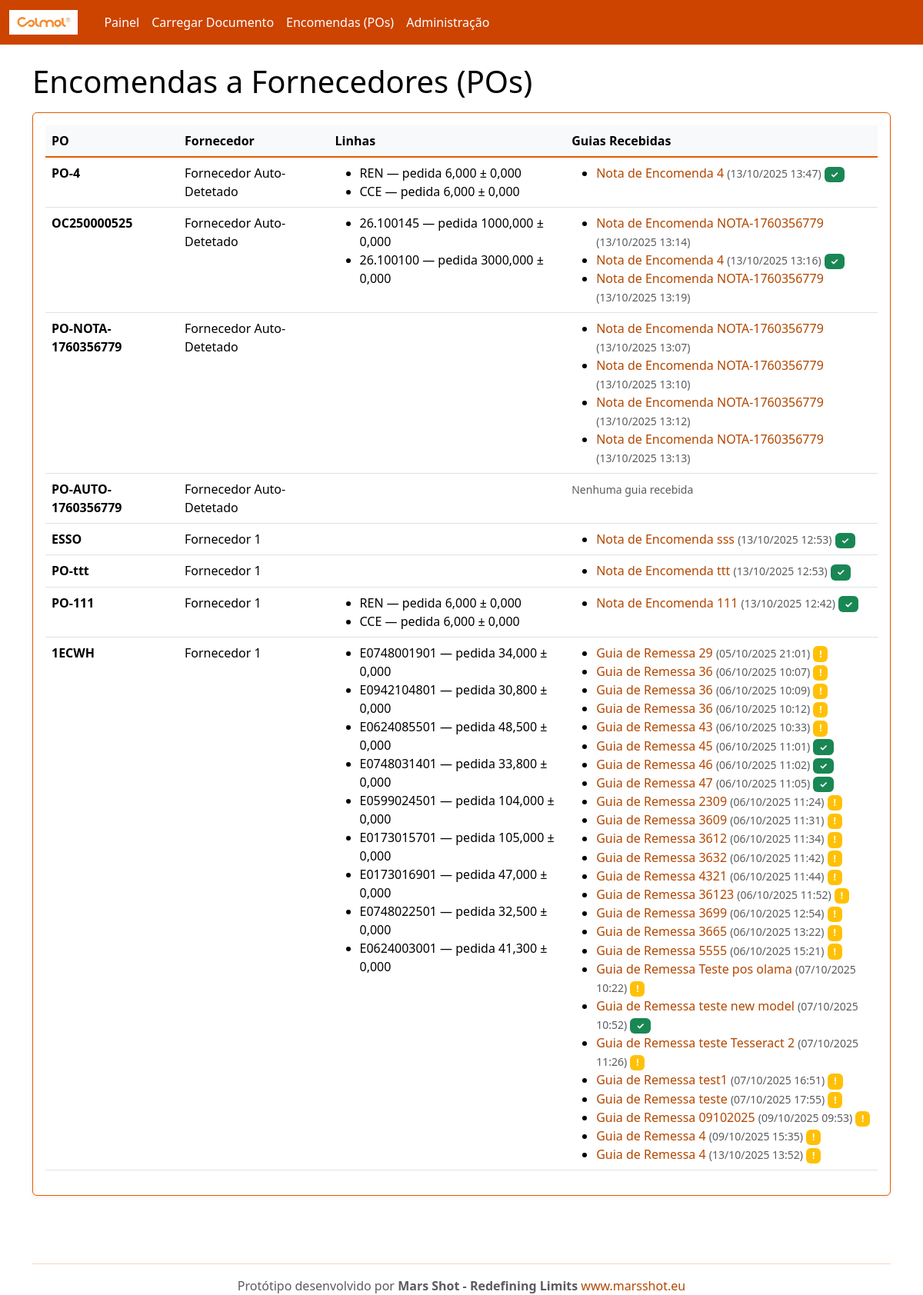
Before: /po/ with the older database file.
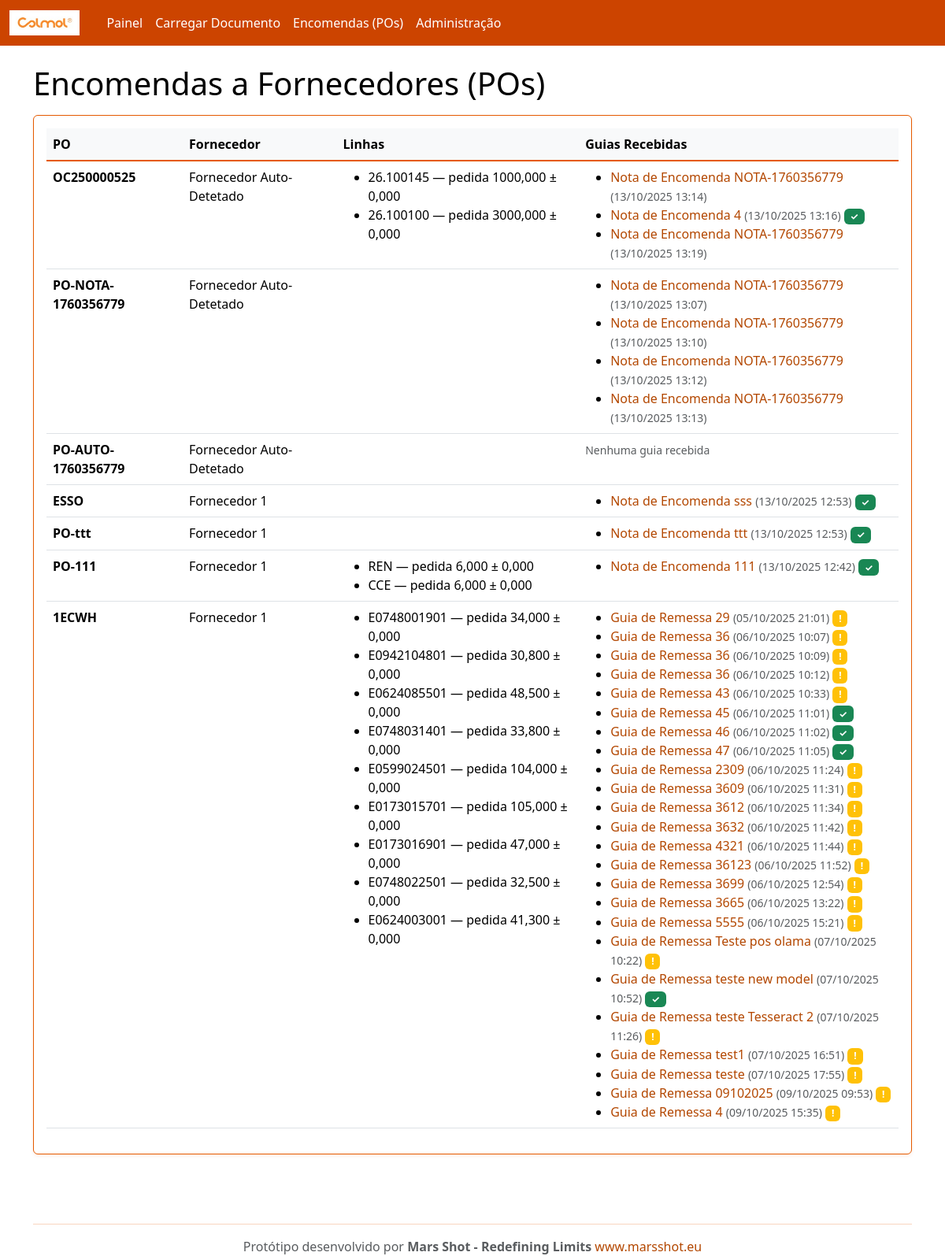
After: the same page with the newer database file.
### rececao/models.py (models this page shows, shortened)
class PurchaseOrder(models.Model):
    number = models.CharField(max_length=100, unique=True)
    supplier = models.ForeignKey(Supplier, on_delete=models.CASCADE, related_name='purchase_orders')
    created_at = models.DateTimeField(auto_now_add=True)

class Supplier(models.Model):
    name = models.CharField(max_length=200, unique=True)
    email = models.EmailField(blank=True, null=True)
    code = models.CharField(max_length=50, unique=True)

class POLine(models.Model):
    po = models.ForeignKey(PurchaseOrder, on_delete=models.CASCADE, related_name='lines')
    internal_sku = models.CharField(max_length=120)  # código interno Colmol
    description = models.CharField(max_length=255, blank=True)
    unit = models.CharField(max_length=20, default='UN')
    qty_ordered = models.DecimalField(max_digits=12, decimal_places=3)
    tolerance = models.DecimalField(max_digits=6, decimal_places=3, default=0)  # tolerância admitida
    class Meta:
        unique_together = ('po','internal_sku')

class InboundDocument(models.Model):
    DOC_TYPES = (
        ('GR','Guia de Remessa'),
        ('FT','Nota de Encomenda'),
    )
    supplier = models.ForeignKey(Supplier, on_delete=models.CASCADE, related_name='inbound_docs')
    doc_type = models.CharField(max_length=2, choices=DOC_TYPES, default='GR')
    number = models.CharField(max_length=120)
    file = models.FileField(upload_to='inbound/')
    received_at = models.DateTimeField(auto_now_add=True)
    parsed_payload = models.JSONField(default=dict, blank=True)  # resultado do OCR/extração
    po = models.ForeignKey(PurchaseOrder, on_delete=models.SET_NULL, null=True, blank=True, related_name='inbound_docs')

### rececao/views.py (the view)
# urls.py: path('po/', views.po_list, name='po_list'),
def po_list(request):
    pos = PurchaseOrder.objects.all().order_by('-id')
    return render(request, 'po_list.html', {'pos': pos})

### templates/po_list.html
{% extends "base.html" %}
{% block content %}
<h1>Encomendas a Fornecedores (POs)</h1>
<div class="card p-3 mt-3">
  <table class="table table-hover">
    <thead><tr><th>PO</th><th>Fornecedor</th><th>Linhas</th><th>Guias Recebidas</th></tr></thead>
    <tbody>
      {% for p in pos %}
      <tr>
        <td><strong>{{ p.number }}</strong></td>
        <td>{{ p.supplier.name }}</td>
        <td>
          <ul class="mb-0">
          {% for l in p.lines.all %}
            <li>{{ l.internal_sku }} — pedida {{ l.qty_ordered }} ± {{ l.tolerance }}</li>
          {% endfor %}
          </ul>
        </td>
        <td>
          {% with guias=p.inbound_docs.all %}
            {% if guias %}
              <ul class="mb-0">
              {% for guia in guias %}
                <li>
                  <a href="/inbound/{{ guia.id }}/" class="text-decoration-none">
                    {{ guia.get_doc_type_display }} {{ guia.number }}
                  </a>
                  <small class="text-muted">({{ guia.received_at|date:"d/m/Y H:i" }})</small>
                  {% if guia.match_result %}
                    {% if guia.match_result.status == 'matched' %}
                      <span class="badge bg-success">✓</span>
                    {% elif guia.match_result.status == 'exceptions' %}
                      <span class="badge bg-warning">!</span>
                    {% endif %}
                  {% endif %}
                </li>
              {% endfor %}
              </ul>
            {% else %}
              <small class="text-muted">Nenhuma guia recebida</small>
            {% endif %}
          {% endwith %}
        </td>
      </tr>
      {% empty %}
      <tr><td colspan="4">Sem POs. Use o admin para criar dados de exemplo.</td></tr>
      {% endfor %}
    </tbody>
  </table>
</div>
{% endblock %}

### templates/base.html (shortened to what this page needs)
{% load static %}
<!doctype html>
<html lang="pt">
<head>
  <link href="https://cdn.jsdelivr.net/npm/bootstrap@5.3.3/dist/css/bootstrap.min.css" rel="stylesheet">
</head>
<body>
  <nav class="navbar navbar-expand-lg navbar-dark">
    <div class="container-fluid">
      <a class="navbar-brand d-flex align-items-center" href="/">
        <img src="{% static 'colmol-logo.png' %}" alt="Colmol" style="height: 32px; margin-right: 10px;">
      </a>
      <div class="collapse navbar-collapse" id="nav">
        <ul class="navbar-nav me-auto mb-2 mb-lg-0">
          <li class="nav-item"><a class="nav-link" href="/">Painel</a></li>
          <li class="nav-item"><a class="nav-link" href="/upload/">Carregar Documento</a></li>
          <li class="nav-item"><a class="nav-link" href="/po/">Encomendas (POs)</a></li>
          <li class="nav-item"><a class="nav-link" href="/admin/">Administração</a></li>
        </ul>
      </div>
    </div>
  </nav>
  <main class="container my-4">
    {% block content %}{% endblock %}
  </main>
  <footer class="container my-5">
    <hr class="border-secondary" />
    <div class="text-center">
      <p class="mb-0 text-muted">Protótipo desenvolvido por <strong>Mars Shot - Redefining Limits</strong> <a
          href="https://www.marsshot.eu" target="_blank" class="text-decoration-none">www.marsshot.eu</a></p>
    </div>
  </footer>
</body>
</html>

Changed rows visible on the page:
removed PurchaseOrder: number "PO-4", supplier.name "Fornecedor Auto-Detetado"
removed POLine: internal_sku "REN", qty_ordered "6,000", tolerance "0,000", shown under "PO-4"
removed POLine: internal_sku "CCE", qty_ordered "6,000", tolerance "0,000", shown under "PO-4"
removed InboundDocument: doc_type "Nota de Encomenda", number "4", received_at "13/10/2025 13:47", shown under "PO-4"
removed InboundDocument: doc_type "Guia de Remessa", number "4", received_at "13/10/2025 13:52", shown under PurchaseOrder "1ECWH"
